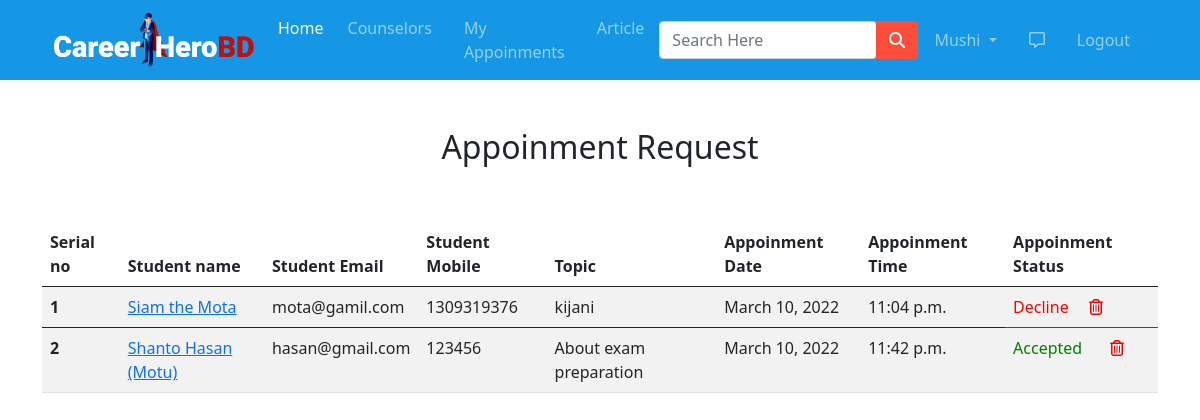
Page /appoinment/ (signed in) on the earlier database version.
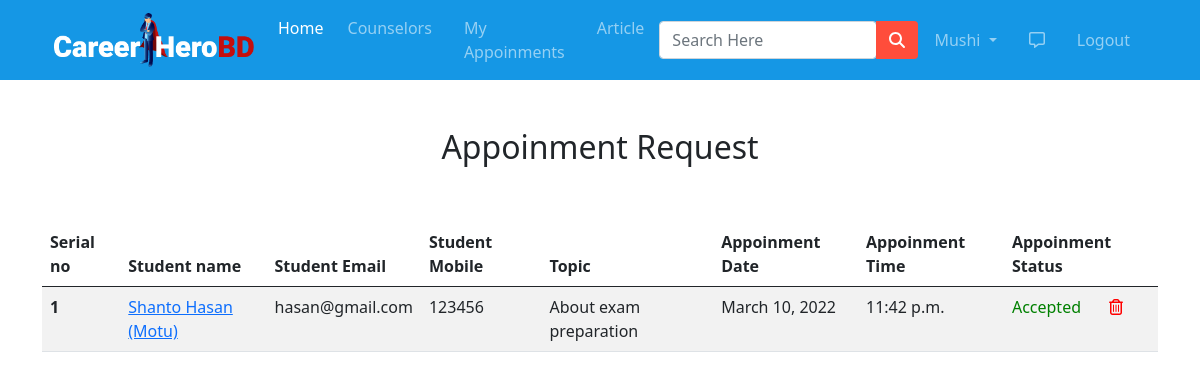
Same page on the later database version.
### app/models.py (models this page shows, shortened)
class Appoinment(models.Model):
  req_user=models.ForeignKey(Student,on_delete=models.CASCADE,blank=True,null=True)
  accept_user=models.ForeignKey(Counselor,on_delete=models.CASCADE,blank=True,null=True)
  topics = models.CharField(max_length=200,blank=True,null=True)
  appoinment_date=models.DateField()
  appoinment_time = models.TimeField()
  appoinment_status = models.CharField(max_length=20,default="Pending")

class Student(models.Model):
  user = models.ForeignKey(settings.AUTH_USER_MODEL,on_delete=models.CASCADE)
  name = models.CharField(max_length=30,blank=True,null=True)
  email = models.EmailField(max_length=40,blank=True,null=True)
  mobile = models.IntegerField(blank=True,null=True)
  image = models.ImageField(upload_to='images/',null=True,blank=True)
  cls = models.CharField(max_length=30,blank=True,null=True)
  institute = models.CharField(max_length=30,blank=True,null=True)
  address = models.CharField(max_length=100,blank=True,null=True)
  area_of_interest = models.CharField(max_length=100,blank=True,null=True)

### app/views.py (the view)
# urls.py: path('appoinment/',views.appoinment,name="appoinment"),
def appoinment(request):
  if request.user.is_student:
    stu_apn = Appoinment.objects.all()
    return render(request, 'app/appoinments.html',{'stu_apn':stu_apn})
  elif request.user.is_counselor:
    counselor_apn=Appoinment.objects.all()
    student=Student.objects.all()
    return render(request, 'app/counselor_appoinment.html',{'counselor_apn':counselor_apn,'student':student})

### app/templates/app/counselor_appoinment.html (shortened to what this page needs)
{% extends 'app/base.html' %}
{% load static %}
{% load crispy_forms_tags %}
{% block main-content %}
<div class="container my-5" style="padding-top: 80px;">
  <center>
    <h2>Appoinment Request</h2>
  </center>
  <br><br>
  <div class="row">
    <div class="col-md-12 table-responsive">
      <table class="table table-striped">
        <thead>
          <tr>
            <th scope="col">Serial no</th>
            <th scope="col">Student name</th>
            <th scope="col">Student Email</th>
            <th scope="col">Student Mobile</th>
            <th scope="col">Topic</th>
            <th scope="col">Appoinment Date</th>
            <th scope="col">Appoinment Time</th>
            <th scope="col">Appoinment Status</th>
          </tr>
        </thead>
        {% for apn in counselor_apn %}
        {% if apn.accept_user.user.pk == request.user.pk %}
        <tbody>
          <tr>
            <th scope="row">{{forloop.counter}}</th>
            <td>
              <a href="{% url 'student_profile' apn.req_user.id %}">{{apn.req_user.name}}</a>
          </td>
            <td>{{apn.req_user.email}}</td>
            <td>{{apn.req_user.mobile}}</td>
            <td>{{apn.topics}}</td>
            <td>{{apn.appoinment_date}}</td>
            <td>{{apn.appoinment_time}}</td>
            {% if apn.appoinment_status == "Pending" %}
            <td><span><a href="{% url 'accept' apn.pk %}" class="btn btn-sm btn-success">Accept</a></span> <span><a
                  href="{% url 'decline' apn.pk %}" role="button" class="btn btn-sm btn-danger">Decline</a></span> </td>
            {% elif apn.appoinment_status == "Decline" %}
            <td style="color: red;">{{apn.appoinment_status}} <a href="{% url 'cancel' apn.id %}"><span class="mx-3" style="color: red;"><i class="far fa-trash-alt"></i></span></a></td>
            {% elif apn.appoinment_status == "Accepted" %}
            <td style="color: green;">{{apn.appoinment_status}}  <span class="mx-4" style="color: red;"><i class="far fa-trash-alt "></i></span></i></td>
            {% endif %}
          </tr>
        </tbody>
        {% endif %}
        {% endfor %}
      </table>
    </div>
  </div>
</div>
{% endblock main-content %}

Differences in the rows shown:
removed Appoinment: req_user.name "Siam the Mota", req_user.email "mota@gamil.com", req_user.mobile "1309319376", topics "kijani", appoinment_date "March 10, 2022", appoinment_time "11:04 p.m.", appoinment_status "Decline"
